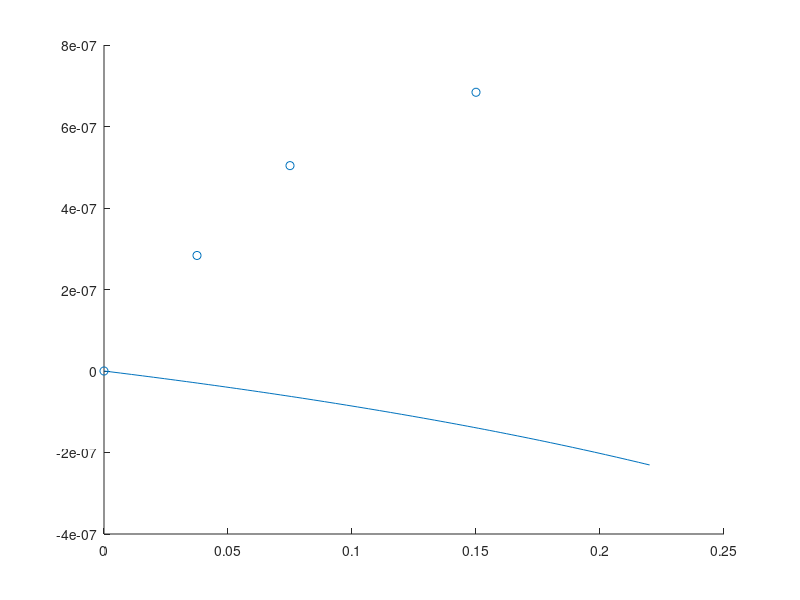

Here is the MATLAB script that generated this plot:
close all
l=100;
phi=linspace(0,0.22,l);
cfib=zeros(l,1);
lng=zeros(l,1);
gamma=zeros(l,1);
goa=zeros(l,1);
alpha=zeros(l,1);

data_I=[30;36.3;41.2;45.2]; % can be scaled, then fit to concentration
data_phi=[0;.0375;.075;.15]; 

%scale data%%%%%
k=.45*10^-7;
data_I=(data_I-data_I(1))*k;

c1_eq=zeros(l,1);
c_0=5*10^-6;

r=2.1;
rc=20;
R=r/rc;
r_sc=2.4;
Rsc=r_sc/rc;
a=1;
b=10^-6;
aob=a/b;


for i=1:l
    z=phi(i)/(1-phi(i));
    lng(i)=log(1-phi(i))+(R^3 + 3*R^2 + 3*R)*z +(3*R^3 + 4.5*R^2)*z^2 + (3*R^2)*z^3;
    gamma(i)=exp(lng(i));
    lnalpha=(2/3)*(r/r_sc)^3 * (1.5*(Rsc^2+2*Rsc+1)*z+4.5*(Rsc^2+Rsc)*z^2+4.5*Rsc^2*z^3);
    alpha(i)=exp(lnalpha);
    
    lambda=a*gamma(i)/(b*alpha(i));
    c1_eq(i)=2*c_0/(1+2*lambda*c_0+(1+4*lambda*c_0)^0.5);
end

for i=1:l
    goa=gamma(i)/alpha(i);
    cfib(i)=c_0-c1_eq(i);
end

scatter(data_phi,data_I);
hold on
plot(phi,cfib-cfib(1));